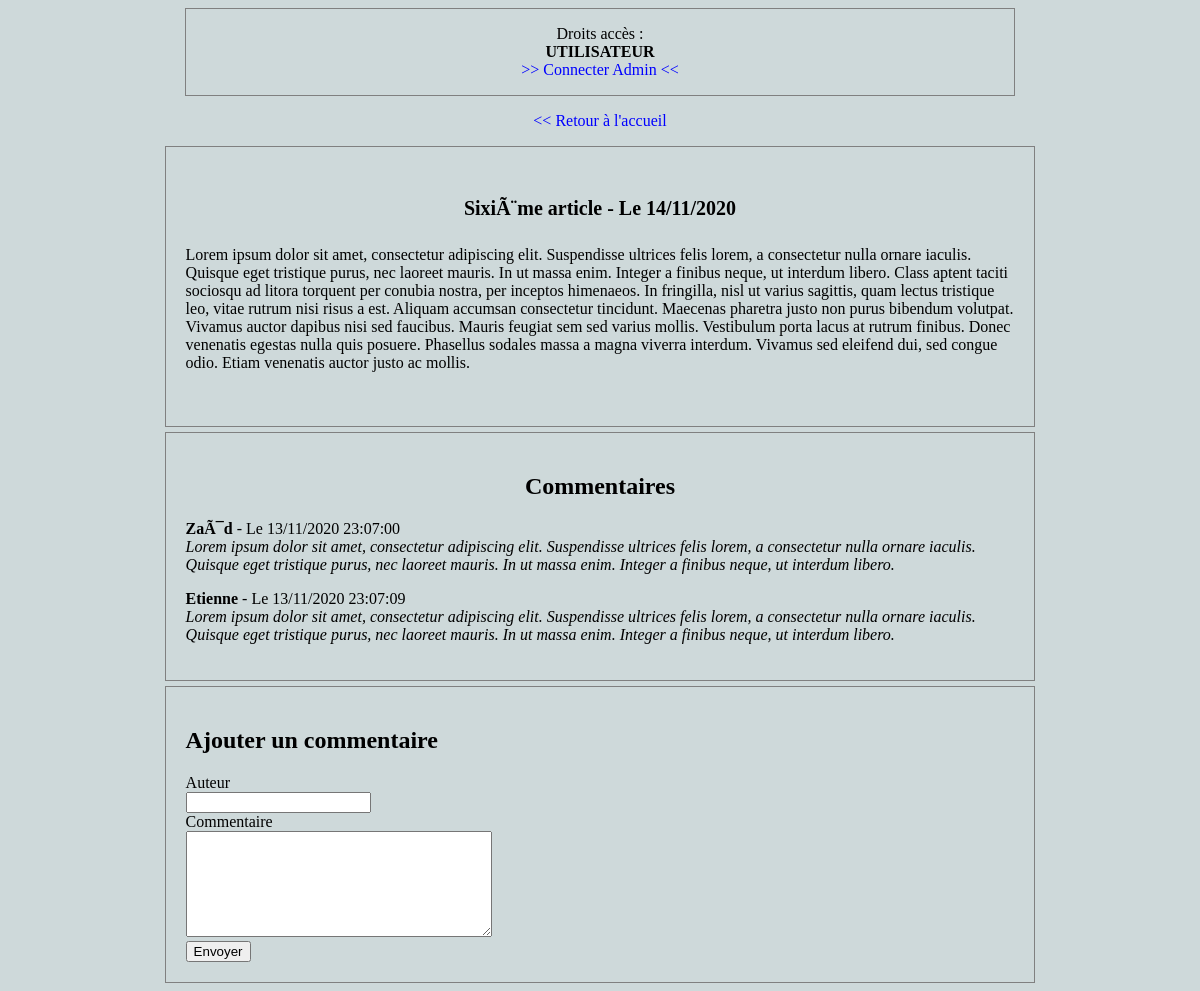
Page /tp-blog-MVC/index.php?action=afficherArticle&id_article=7 on the committed database.
### tables this page shows
CREATE TABLE articles
(
  id            TINYINT(1)    UNSIGNED NOT NULL AUTO_INCREMENT,    
  titre         VARCHAR(50)   NOT NULL,                            
  contenu       TEXT          NOT NULL,                            
  date_creation DATETIME      NOT NULL DEFAULT CURRENT_TIMESTAMP,  
	
  PRIMARY KEY (id) 
	
);

CREATE TABLE commentaires
(
  id                TINYINT(1)    UNSIGNED NOT NULL AUTO_INCREMENT,  
  id_article        TINYINT(1)    UNSIGNED NOT NULL,                 
  auteur            VARCHAR(25)   NOT NULL,                          
  commentaire       TEXT          NOT NULL,                          
  date_commentaire  DATETIME      NOT NULL,                          

  PRIMARY KEY (id),

  CONSTRAINT fk_id_article
    FOREIGN KEY (id_article)
    REFERENCES articles(id)
	
);

### tp-blog-MVC/model/modele.php (called while the page is built, shortened)
<?php
function recupererUnArticle($id_article)
{
    $id_article = htmlspecialchars($_GET['id_article']);
    $id_article = (int)$id_article;
    $bdd = connecterBdd();
    $sql ='SELECT id, titre, contenu, DATE_FORMAT(date_creation,  \'%d/%m/%Y\') AS date_creation_fr FROM articles WHERE id = ?';
    $req = $bdd->prepare($sql);
    $req->execute(array($id_article));
    $article = $req->fetch();
    return $article;
}
function recupererCommentaires($id_article)
{
    $bdd = connecterBdd();
    $sql = 'SELECT id_article, auteur, commentaire, DATE_FORMAT(date_commentaire, \'%d/%m/%Y %H:%i:%s\') AS date_commentaire_fr FROM commentaires WHERE id_article = ?';
    $commentaires = $bdd->prepare($sql);
    $commentaires->execute(array($id_article));
    return $commentaires;
}
function connecterBdd()
{
    $dsn = 'mysql:host=localhost;dbname=tp_blog';
    $username = 'root';
    $password = '';
    try
    {
        $bdd = new PDO($dsn, $username, $password,array(PDO::ATTR_ERRMODE => PDO::ERRMODE_EXCEPTION));
        return $bdd;
    }
    catch(Exception $e)
    {
        die('Erreur : '.$e->getMessage());
    }
}

### tp-blog-MVC/view/afficher-commentaires.php (the view, shortened to what this page needs)
<section class="bloc center padding">
    <h1>Commentaires</h1>
    <?php
        while ($commentaire = $commentaires->fetch())
        {?>
            <p>
                <b>
                    <?=htmlspecialchars($commentaire['auteur']);?>
                </b>
                - Le <?=$commentaire['date_commentaire_fr'];?>
                <br />
                <i>
                    <?=nl2br(htmlspecialchars($commentaire['commentaire']));?>
                </i>
            </p>
        <?php
        }
    ?>
</section>

### tp-blog-MVC/index.php (shortened to what this page needs)
<?php
require('controller/controller.php');
if(isset($_GET['action'])){
    if($_GET['action'] == 'afficherAccueil'){
        afficherAccueil();
    }
    elseif ($_GET['action'] == 'afficherArticle' AND isset($_GET['id_article'])) {
        afficherArticle();
    }
    elseif ($_GET['action'] == 'afficherAjoutArticle') {
        afficherAjoutArticle();
    }
    elseif ($_GET['action'] == 'ajouterArticle' AND isset($_POST['titre']) AND isset($_POST['contenu'])) {
        $post_titre_article = $_POST['titre'];
        $post_contenu_article = $_POST['contenu'];
        ajouterArticleController($post_titre_article,$post_contenu_article);
    }
    elseif ($_GET['action'] == 'ajouterCommentaire' AND isset($_POST['id_article']) AND isset($_POST['date_commentaire']) AND isset($_POST['auteur']) AND isset($_POST['commentaire'])) {
        $id_article = $_POST['id_article'];
        $date_commentaire = $_POST['date_commentaire'];
        $auteur = $_POST['auteur'];
        $commentaire = $_POST['commentaire'];
        ajouterCommentaireController($id_article,$date_commentaire,$auteur,$commentaire);
    }
    elseif ($_GET['action'] == 'afficherConnexionAdmin') {
        afficherConnexionAdmin();
    }
    elseif ($_GET['action'] == 'connecterAdmin' AND isset($_POST['id_admin']) AND isset($_POST['mdp_formulaire'])) {
        $id_admin = $_POST['id_admin'];
        $mdp_formulaire = $_POST['mdp_formulaire'];
        connecterAdminController($id_admin,$mdp_formulaire);
    }
    elseif ($_GET['action'] == 'afficherCreationAdmin') {
        afficherCreationAdmin();
    }
    elseif ($_GET['action'] == 'creerAdmin' AND isset($_POST['id_admin']) AND isset($_POST['mdp_admin'])) {
        $id_admin = $_POST['id_admin'];
        $mdp_admin = $_POST['mdp_admin'];
        creerAdminController($id_admin,$mdp_admin);
    }
    elseif ($_GET['action'] == 'deconnecterAdmin') {
        deconnecterAdminController();
    }
    elseif ($_GET['action'] == 'afficherModificationArticle' AND isset($_GET['id_article'])) {
        $id_article = $_GET['id_article'];
        afficherModificationArticle($id_article);
    }
    elseif ($_GET['action'] == 'modifierArticle' AND isset($_POST['id']) AND isset($_POST['titre']) AND isset($_POST['contenu'])) {
        $id_article = $_POST['id'];
        $titre_article = $_POST['titre'];
        $contenu_article = $_POST['contenu'];
        modifierArticleController($id_article, $titre_article, $contenu_article);
    }
    elseif ($_GET['action'] == 'supprimerArticle' AND isset($_GET['id'])) {
        $id_article = $_GET['id'];
        supprimerArticleController($id_article);
    }
}
else{
    afficherAccueil();
}

### tp-blog-MVC/controller/controller.php (shortened to what this page needs)
<?php
require('model/modele.php');
function afficherArticle()
{
    $id_article = idArticle($_GET['id_article']);
    $article = recupererUnArticle($id_article);
    if($article != false)
    {
        require('view/afficher-article.php');
        $commentaires = recupererCommentaires($id_article);
        require('view/afficher-commentaires.php');
        require('view/afficher-ajout-commentaire.php');
    }
    else
    {
        header('Location: index.php');
    }
}

### tp-blog-MVC/view/afficher-article.php (shortened to what this page needs)
<!DOCTYPE html>
<html lang="en">
<head>
    <link rel="stylesheet" href="style.css">
</head>
<body>
<section class="bloc center">
    <p style="text-align:center;">
        <?php include('afficher-acces.php'); ?>
    </p>
</section>
<p style="text-align: center;"><a href="index.php"><< Retour à l'accueil</a></p>
<section class="bloc center padding">
    <h3>
        <?=htmlspecialchars($article['titre']);?>
            - Le
            <?=$article['date_creation_fr']?>
    </h3>
    <p>
        <?=$article['contenu'];?><br /><br />
    </p>
</section>

### tp-blog-MVC/view/afficher-acces.php (shortened to what this page needs)
<section class="">
    <p style="text-align:center;">
        Droits accès :<br>
        <?php
        if (isset($_SESSION['access']) AND $_SESSION['access'] == 'admin') {
            ?>
            <strong>ADMINISTRATEUR</strong><br><a href="index.php?action=deconnecterAdmin">>> se déconnecter <<</a>
            <?php
        $admin_access = true;
        } else {
            ?>
            <strong>UTILISATEUR</strong><br><a href="index.php?action=afficherConnexionAdmin">>> Connecter Admin <<</a>
            <?php
        }
        ?>
    </p>
</section>

### tp-blog-MVC/view/afficher-ajout-commentaire.php (shortened to what this page needs)
<section class="bloc center padding">
    <h2>Ajouter un commentaire</h2>
    <form  method="POST" action="index.php?action=ajouterCommentaire">
        <label for="auteur">Auteur</label><br>
        <input type="text" id="auteur" name="auteur"><br>
        <label for="commentaire">Commentaire</label><br>
        <textarea name="commentaire" id="commentaire" style="width:300px; height:100px;"></textarea><br>
        <input type="submit" value="Envoyer">
    </form>
</section>

### tp-blog-MVC/style.css (style rules this page uses)
body { background-color: #ced9da; }
h1, h3 { text-align:center; }
h3 { color: black; margin-bottom: 0px; padding: 10px; font-size: 20px; }
.center { width:70%; margin:auto; }
.padding { padding:20px; }
.bloc { border: 1px solid grey; margin-bottom: 5px; }
a { text-decoration: none; color: blue; }

### rows in the picture
articles: titre "SixiÃ¨me article", contenu "Lorem ipsum dolor sit amet, consectetur adipiscing elit. Suspendisse ultrices felis lorem, a consectetur nulla ornare iaculis. Quisque eget tristique purus, nec laoreet mauris. In ut massa enim. Integer a finibus neque, ut interdum libero. Class aptent taciti sociosqu ad litora torquent per conubia nostra, per inceptos himenaeos. In fringilla, nisl ut varius sagittis, quam lectus tristique leo, vitae rutrum nisi risus a est. Aliquam accumsan consectetur tincidunt. Maecenas pharetra justo non purus bibendum volutpat. Vivamus auctor dapibus nisi sed faucibus. Mauris feugiat sem sed varius mollis. Vestibulum porta lacus at rutrum finibus. Donec venenatis egestas nulla quis posuere. Phasellus…"
commentaires: auteur "ZaÃ¯d", date_commentaire_fr "13/11/2020 23:07:00", commentaire "Lorem ipsum dolor sit amet, consectetur adipiscing elit. Suspendisse ultrices felis lorem, a consectetur nulla ornare iaculis. Quisque eget tristique purus, nec laoreet mauris. In ut massa enim. Integer a finibus neque, ut interdum libero."
commentaires: auteur "Etienne", date_commentaire_fr "13/11/2020 23:07:09", commentaire "Lorem ipsum dolor sit amet, consectetur adipiscing elit. Suspendisse ultrices felis lorem, a consectetur nulla ornare iaculis. Quisque eget tristique purus, nec laoreet mauris. In ut massa enim. Integer a finibus neque, ut interdum libero."

### other values in the picture
$article['date_creation_fr'] "14/11/2020"
